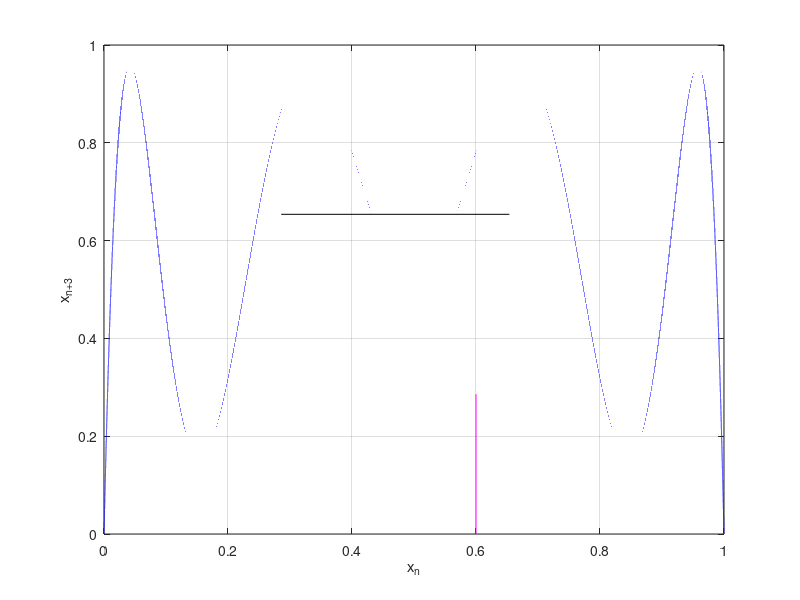

The MATLAB source for this figure: (Note: this script raises an error after producing the figure.)

clear all
clc

%%% iterate the Logisitc Equation %%%
    a=[3.828];        % parameter
for j=1:length(a)
    x_0=0.6;        % Initial value of x
    N=40;           % Number of iterations
    x(1) = x_0;     % First value in vector x is x_0
    for i=1:N
        x(i+1) = a(j)*x(i)*(1-x(i));
    end
    
    %%% plot the map and the diagonal line y=x %%%
    xn = 0:0.000001:1;
    xn_1 = a(j)*(xn.*(1-xn));
    xn_2 = a(j)*(xn_1.*(1-xn_1));
    xn_3 = a(j)*(xn_2.*(1-xn_2));
    plot(xn,xn_3,'b-');
    xlabel('x_n')
    ylabel('x_{n+3}')
    hold on
    grid on
    plot(xn,xn,'r-')
    if xn_3 == xn
        interest=xn_3
        plot(xn,interesct,'k.','Markersize',18)
        hold on
        clear intersect
    end
    
    %plot(0.4286, 0.4286,'k.','Markersize',18);
    %tp=text(0.4, 0.46,['x_{f3}^*']); set(tp,'FontSize',12);
    %plot(0.7143, 0.7143,'k.','Markersize',18);
    %tx=text(0.68, 0.75,['x_{f2}^*']); set(tx,'FontSize',12);
    %plot(0.8569, 0.8596,'k.','Markersize',18);
    %tq=text(0.82, 0.9,['x_{f4}^*']); set(tq,'FontSize',12);
    hold on;
    %grid on;
    %fplot('1*y',[0 1],'r'); % Plot the functio y=x
    
    %%% Plot the cobweb part %%%
    count = 1
    for k = 1:2:N
        x3(count) = x(k)
        count=count+1
    end
    N=length(x3)
    line([x3(1) x3(1)],[0 x3(2)],'Color','m')
    %plot(x2(1), x2(1),'k.','Markersize',12);
    for ic=2:N-2
        line([x3(ic) x3(ic+1)],[x3(ic+1) x3(ic+1)],'Color','k')
        size=1800*abs(x3(ic)-x3(ic+1));
        ARROWH([x3(ic) x3(ic+1)],[x3(ic+1) x3(ic+1)],'k',size);
        line([x3(ic+1) x3(ic+1)],[x3(ic+1) x3(ic+2)],'Color','k')
        ARROWH([x3(ic+1) x3(ic+1)],[x3(ic+1) x3(ic+2)],'k',size);
        %plot(x2(ic+1), x2(ic+1),'k.','MarkerSize',12);
    end
%    line([x2(N) x2(N+1)],[x2(N+1) x2(N+1)],'Color','k')
    at=text(0.2,[max(xn_1)+0.02],['a=',num2str(a(j))]); set(at,'FontSize',10);
end


 


 
 
